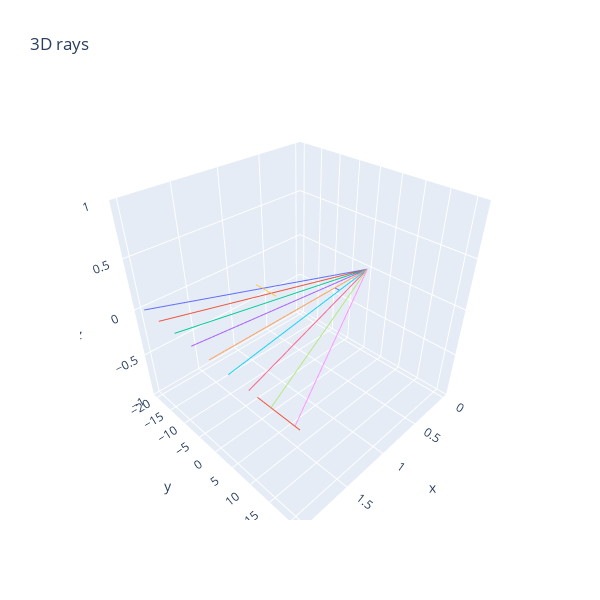

Source (notebook cell):
### Code cell
render_lines_with_plotly(t.concatenate([rays1d * 2, segments], dim=0))

### Figure 1 — Plotly figure (JSON) as saved in the notebook; plotly's stock layout.template omitted (floating-point values rounded to 4 significant figures)
{"data": [{"mode": "lines", "type": "scatter3d", "x": [0, 2], "y": [0, -20], "z": [0, 0]}, {"mode": "lines", "type": "scatter3d", "x": [0, 2], "y": [0, -15], "z": [0, 0]}, {"mode": "lines", "type": "scatter3d", "x": [0, 2], "y": [0, -10], "z": [0, 0]}, {"mode": "lines", "type": "scatter3d", "x": [0, 2], "y": [0, -5], "z": [0, 0]}, {"mode": "lines", "type": "scatter3d", "x": [0, 2], "y": [0, 0], "z": [0, 0]}, {"mode": "lines", "type": "scatter3d", "x": [0, 2], "y": [0, 5], "z": [0, 0]}, {"mode": "lines", "type": "scatter3d", "x": [0, 2], "y": [0, 10], "z": [0, 0]}, {"mode": "lines", "type": "scatter3d", "x": [0, 2], "y": [0, 15], "z": [0, 0]}, {"mode": "lines", "type": "scatter3d", "x": [0, 2], "y": [0, 20], "z": [0, 0]}, {"mode": "lines", "type": "scatter3d", "x": [1, 1], "y": [-12, -6], "z": [0, 0]}, {"mode": "lines", "type": "scatter3d", "x": [0.5, 0.5], "y": [0.1, 1.15], "z": [0, 0]}, {"mode": "lines", "type": "scatter3d", "x": [2, 2], "y": [12, 21], "z": [0, 0]}], "layout": {"height": 600, "showlegend": false, "title": {"text": "3D rays"}, "width": 600}}
